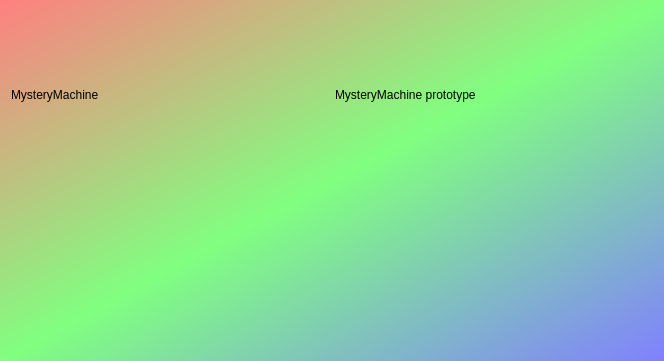
<?xml version="1.0" encoding="UTF-8"?>
<ui version="4.0">
 <class>QtSimMysteryMachineRealMachineDialog</class>
 <widget class="QDialog" name="QtSimMysteryMachineRealMachineDialog">
  <property name="geometry">
   <rect>
    <x>0</x>
    <y>0</y>
    <width>664</width>
    <height>361</height>
   </rect>
  </property>
  <property name="windowTitle">
   <string>The real MysteryMachine</string>
  </property>
  <property name="windowIcon">
   <iconset resource="ToolSimMysteryMachine.qrc">
    <normaloff>:/images/R.png</normaloff>:/images/R.png</iconset>
  </property>
  <property name="styleSheet">
   <string notr="true">QDialog { 
background-color: qlineargradient(x1: 0, y1: 0, x2: 1, y2: 1, stop: 0  #ff8080, stop: 0.5 #80ff80, stop: 1 #8080ff);
}
QDialog { 
selection-color: black;
selection-background-color: white
}

QPushButton { font: 48px, &quot;Verdana&quot; }
QPushButton{ 
selection-color: black;
selection-background-color: white
}
</string>
  </property>
  <layout class="QGridLayout" name="gridLayout">
   <item row="1" column="0">
    <widget class="QLabel" name="image_machine">
     <property name="maximumSize">
      <size>
       <width>320</width>
       <height>320</height>
      </size>
     </property>
     <property name="text">
      <string/>
     </property>
     <property name="pixmap">
      <pixmap resource="ToolSimMysteryMachine.qrc">:/images/ToolSimMysteryMachine.png</pixmap>
     </property>
    </widget>
   </item>
   <item row="1" column="1">
    <widget class="QLabel" name="image_prototype">
     <property name="sizePolicy">
      <sizepolicy hsizetype="Preferred" vsizetype="Preferred">
       <horstretch>0</horstretch>
       <verstretch>0</verstretch>
      </sizepolicy>
     </property>
     <property name="maximumSize">
      <size>
       <width>320</width>
       <height>320</height>
      </size>
     </property>
     <property name="text">
      <string/>
     </property>
     <property name="pixmap">
      <pixmap resource="ToolSimMysteryMachine.qrc">:/images/ToolSimMysteryMachinePrototype.png</pixmap>
     </property>
     <property name="scaledContents">
      <bool>true</bool>
     </property>
    </widget>
   </item>
   <item row="0" column="0">
    <widget class="QLabel" name="label_machine">
     <property name="text">
      <string>MysteryMachine</string>
     </property>
    </widget>
   </item>
   <item row="0" column="1">
    <widget class="QLabel" name="label_prototype">
     <property name="text">
      <string>MysteryMachine prototype</string>
     </property>
    </widget>
   </item>
  </layout>
 </widget>
 <resources>
  <include location="ToolSimMysteryMachine.qrc"/>
 </resources>
 <connections/>
</ui>
